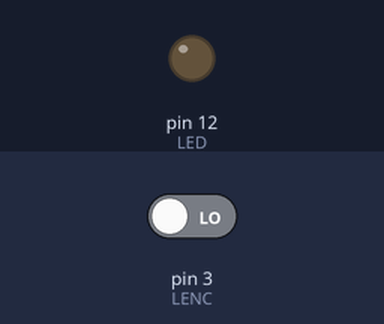
The sketch below on a simulated Arduino Uno, built with avr-gcc and run on an emulated ATmega328P. Parts: output pins drawn as LEDs (lit = HIGH). The inputs (shaded band) are chosen by the test bench; at power-on: pin 3 (LENC) LOW.

Above: at 1.2 s.
1.3 s: pin 3 (LENC) driven HIGH
At 2.0 s:
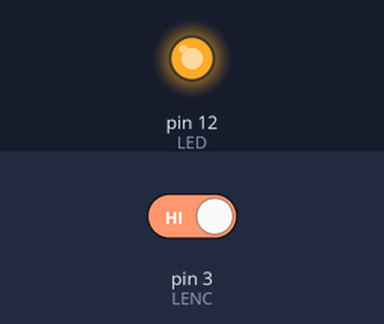
2.8 s: pin 3 (LENC) driven LOW
At 3.1 s:
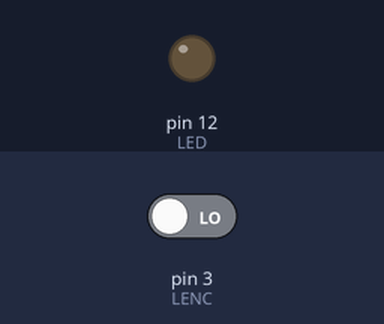
Timing chart, 0 to 5.8 s (numbered marks = the images above; inputs shaded):
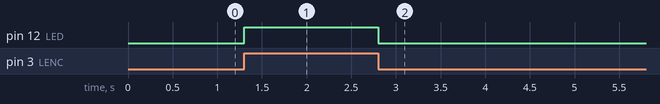

The sketch:

Mod4_Manual.ino
```cpp
#define LENC 3
#define LED 12
void setup() {
  // put your setup code here, to run once:
  pinMode(LED, OUTPUT);
  pinMode(LENC, INPUT);
}

void loop() {
  if (digitalRead(LENC)) {
    digitalWrite(LED, HIGH);
  }
  else {
    digitalWrite(LED, LOW);
  }
  // put your main code here, to run repeatedly:

}
```

Measured:
- after the input at 1.3 s, pin 12 (LED): LOW → HIGH at once
- after the input at 2.8 s, pin 12 (LED): HIGH → LOW at once
